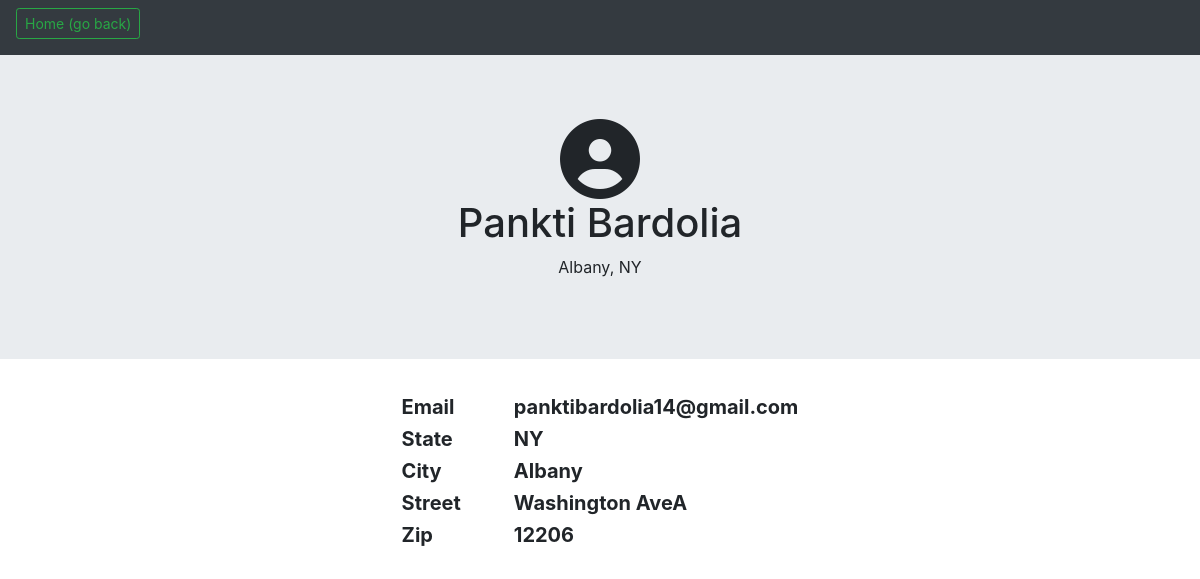
/RateMyServices/general_profile/3/, run on an earlier commit of the app's database.
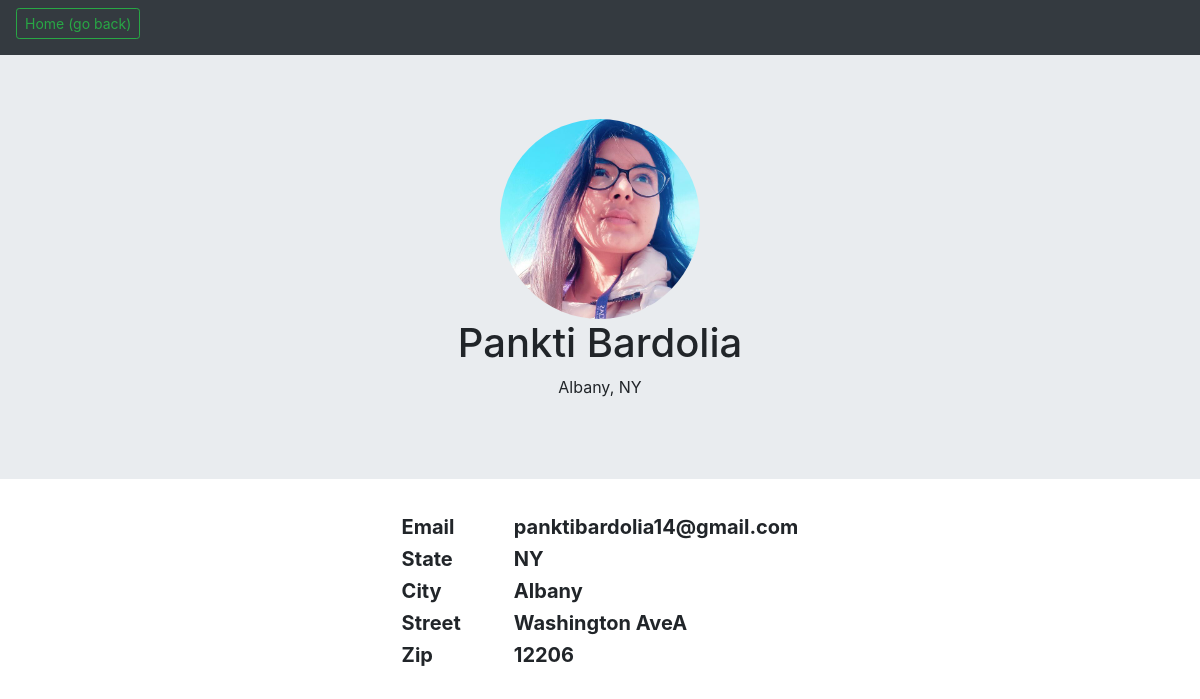
And on a later commit of the database.
### accounts/models.py (models this page shows, shortened)
class User(AbstractBaseUser):
    email   = models.EmailField(max_length=255,unique=True)
    active  = models.BooleanField(default=True)
    staff   = models.BooleanField(default=False) # a admin user; non super-user
    admin   = models.BooleanField(default=False) # a superuser
    first_name  = models.CharField(max_length=30,null=True,blank=False)
    last_name   = models.CharField(max_length=30,null=True,blank=False)
    professional = models.BooleanField(default=False)
    state       = models.CharField(max_length=30,null=True,blank=False)
    city        = models.CharField(max_length=30,null=True,blank=False)
    zips        = models.CharField(max_length=5,null=True,blank=False)
    street      = models.CharField(max_length=100,null=True,blank=False)
    phone       = models.CharField(max_length=12,null=True,blank=False)
    profile_image = models.ImageField(upload_to='profile_pics/', blank=True)
    USERNAME_FIELD = 'email'
    REQUIRED_FIELDS = ['first_name','last_name'] # Email & Password are required by default.
    objects = UserManager()

### RateMyServices/views.py (the view)
# urls.py: path('general_profile/<int:generaluser_id>/', views.general_profile, name='general_profile'),
def general_profile(request, generaluser_id, editable=False):
	gUser = get_object_or_404(User, id=generaluser_id)
	context = {
		'gUser': gUser,
		'editable': editable,
	}
	return render(request, 'RateMyServices/general_profile.html', context)

### RateMyServices/templates/RateMyServices/general_profile.html (shortened to what this page needs)
<!DOCTYPE html>
<html>
	<head>
		{% load static %}
		<link rel="stylesheet" href="https://stackpath.bootstrapcdn.com/bootstrap/4.3.1/css/bootstrap.min.css">
		<link rel="stylesheet" href="path/to/font-awesome/css/font-awesome.min.css">
        <link rel="stylesheet" type="text/css" href="{% static 'RateMyServices/css/style.css' %}">
		<link rel="stylesheet" type="text/css" href="{% static 'RateMyServices/css/general_profile.css' %}">
	</head>
	<body>
		<div class="navbar navbar-expand-md navbar-dark bg-dark sticky-top ">
			<h6><a href="/" class="btn btn-outline-success btn-sm text-docration-none">Home (go back)</a></h6>
		</div>
		<div class="jumbotron jumbotron-fluid text-center">
			{% if gUser.profile_image %}
            <div class="rounded-circle mx-auto" style="background: url({{gUser.profile_image.url}}) no-repeat; height: 200px; width: 200px; background-size: cover; background-position: center;"></div>
			{% else %}
			<div>
				<i class="fa fa-user-circle fa-5x"></i>
			</div>
			{% endif %}
			<h1>{{ gUser.first_name }} {{ gUser.last_name }}</h1>
			<p>{{ gUser.city }}, {{ gUser.state }}</p>
		</div>
		<div id="userInformation" class="carousel" data-interval="false">
                <div class="carousel-inner">
					<div class="carousel-item active">
						<div style="align-content: center">
							<table cellspacing="20" align="center" style="font-size: 20px">
								<tr>
									<th>Email</th>
									<th>{{ gUser.email }}</th>
								</tr>
								<tr style="padding: 30px">
									<th style="padding-right: 60px">State</th>
									<th>{{ gUser.state }}</th>
								</tr>
								<tr style="padding: 30px">
									<th>City</th>
									<th>{{ gUser.city }}</th>
								</tr>
								<tr style="padding: 30px">
									<th>Street</th>
									<th>{{ gUser.street }}</th>
								</tr>
								<tr style="padding: 30px">
									<th>Zip</th>
									<th>{{ gUser.zips }}</th>
								</tr>
							</table>
						</div>
					</div>
                </div>
			</div>
	</body>
</html>

What changed in the data, as far as the page shows it:
changed User "Pankti": profile_image: picture added
